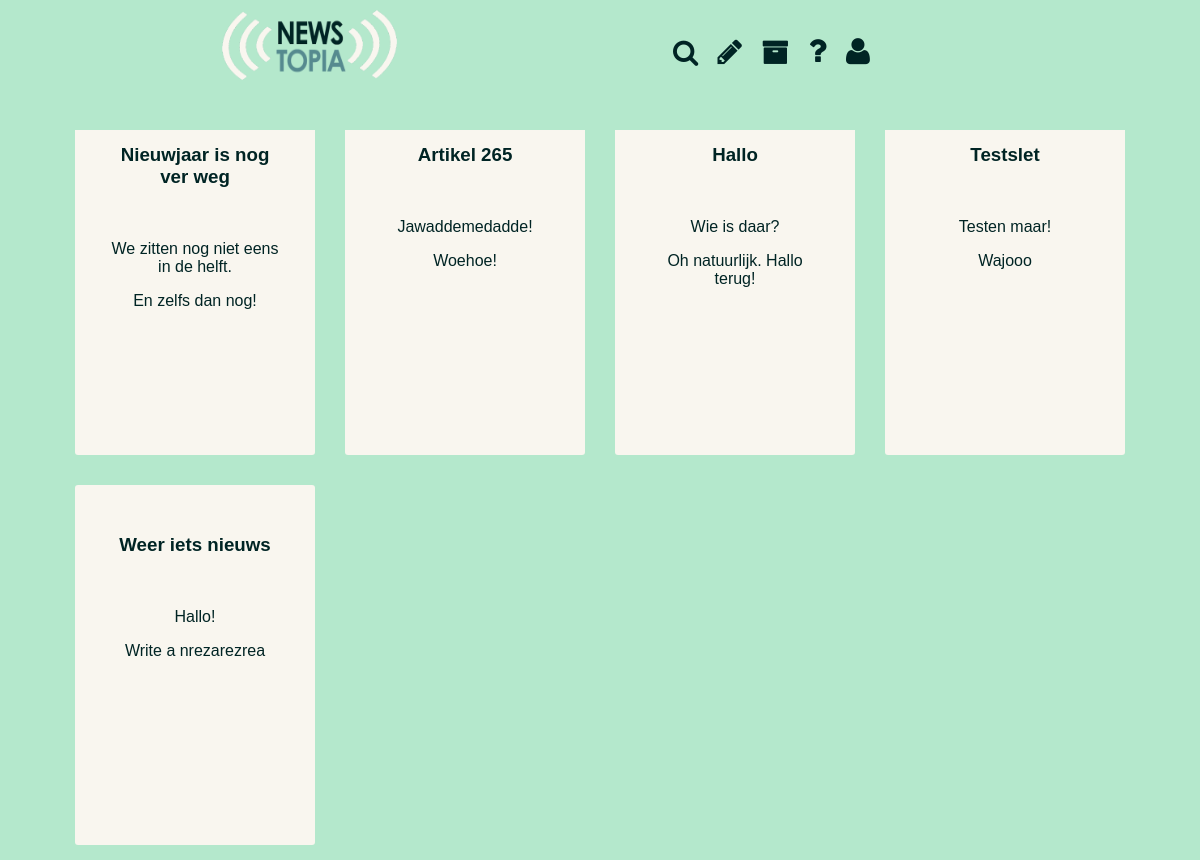
/articles/, run on an earlier commit of the app's database.
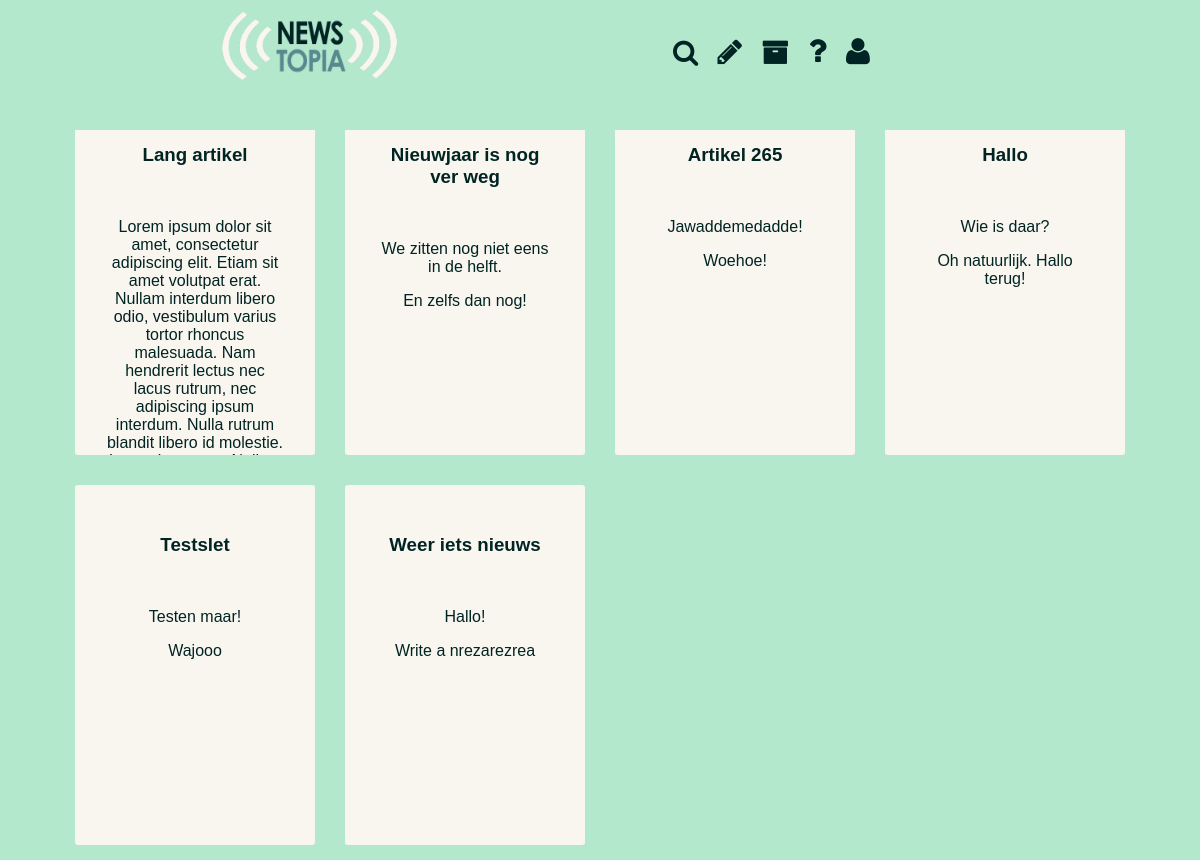
And on a later commit of the database.
### articles/models.py (models this page shows, shortened)
class Article(models.Model):
    def was_published_recently(self):
        return self.pub_date >= timezone.now() - datetime.timedelta(days=1)
    was_published_recently.admin_order_field = 'pub_date'
    was_published_recently.boolean = True
    was_published_recently.short_description = 'Published recently?'
    title = models.CharField(max_length=200)
    pub_date = models.DateTimeField('date published')
    version = models.IntegerField(default=1)

class Paragraph(models.Model):
    article = models.ForeignKey(Article)
    text = models.CharField(max_length=9999)
    rating = models.IntegerField(default=0)

### articles/views.py (the view)
def index(request):
    articles = Article.objects.all().order_by('-pub_date')
    artpars = []
    class Artpar:
        article = Article()
        paragraphs = []
    for article in articles:
        artpar = Artpar()
        artpar.article = article
        artpar.paragraphs = Paragraph.objects.filter(article=article.pk).order_by('-rating')[0:2]
        artpars.append(artpar)
    return render_to_response('articles/index.html', {'artpars': artpars}, context_instance=RequestContext(request))

### articles/templates/articles/index.html (shortened to what this page needs)
<!DOCTYPE html PUBLIC "-//W3C//DTD XHTML 1.0 Transitional//EN"
        "http://www.w3.org/TR/xhtml1/DTD/xhtml1-transitional.dtd">
<html xmlns="http://www.w3.org/1999/xhtml">
<head>
    <link rel="stylesheet" type="text/css" href="{{STATIC_URL}}css/normalize.css">
    <link rel="stylesheet" type="text/css" href="{{STATIC_URL}}css/overlay.css">
    <link rel="stylesheet" type="text/css" href="{{STATIC_URL}}css/font-awesome.min.css">
    <link rel="stylesheet" type="text/css" href="{{STATIC_URL}}css/main.css">
</head>
<body>
<div class="container">
    <div id="staticContent">
        <header>
            <img id="logo" alt="logo" src="{{STATIC_URL}}img/logo.png"/>
            <nav>
                <a href=#><i id="menuSearch" class="fa fa-search fa-2x"></i></a>
                <a href="{% url 'articles:create' %}"><i id="menuNewArticle" class="fa fa-pencil fa-2x"></i></a>
                <a href=#><i id="menuArchive" class="fa fa-archive fa-2x"></i></a>
                <a href=#><i id="trigger-overlay" class="fa fa-question fa-2x"></i></a>
                <a href="{% url 'account:profile' %}"><i id="menuProfile" class="fa fa-user fa-2x"></i></a>
            </nav>
        </header>
        <div id="tags">
        </div>
    </div>
    <div id="movingContent">
        <div class="masonry js-masonry" data-masonry-options='{ "isFitWidth": true }'>
            {% for var in artpars %}
            <div class="item">
                <div class="item-content">
                    <h3>{{ var.article.title }}</h3>
                    <br>
                    {% for paragraph in var.paragraphs %}
                    <p>{{ paragraph.text }}</p>
                    {% endfor %}
                </div>
            </div>
            {% endfor %}
        </div>
    </div>
</div>
</body>
</html>

What changed in the data, as far as the page shows it:
added Article: article "Lang artikel"
added Paragraph: text "Lorem ipsum dolor sit amet, consectetur adipiscing elit. Etiam sit amet volutpat erat. Nullam interdum libero odio, vestibulum varius tortor rhoncus malesuada. Nam hendrerit lectus nec lacus rutrum, nec adipiscing ipsum interdum. Nulla rutrum blandit libero id molestie.…", shown under "Lang artikel"
